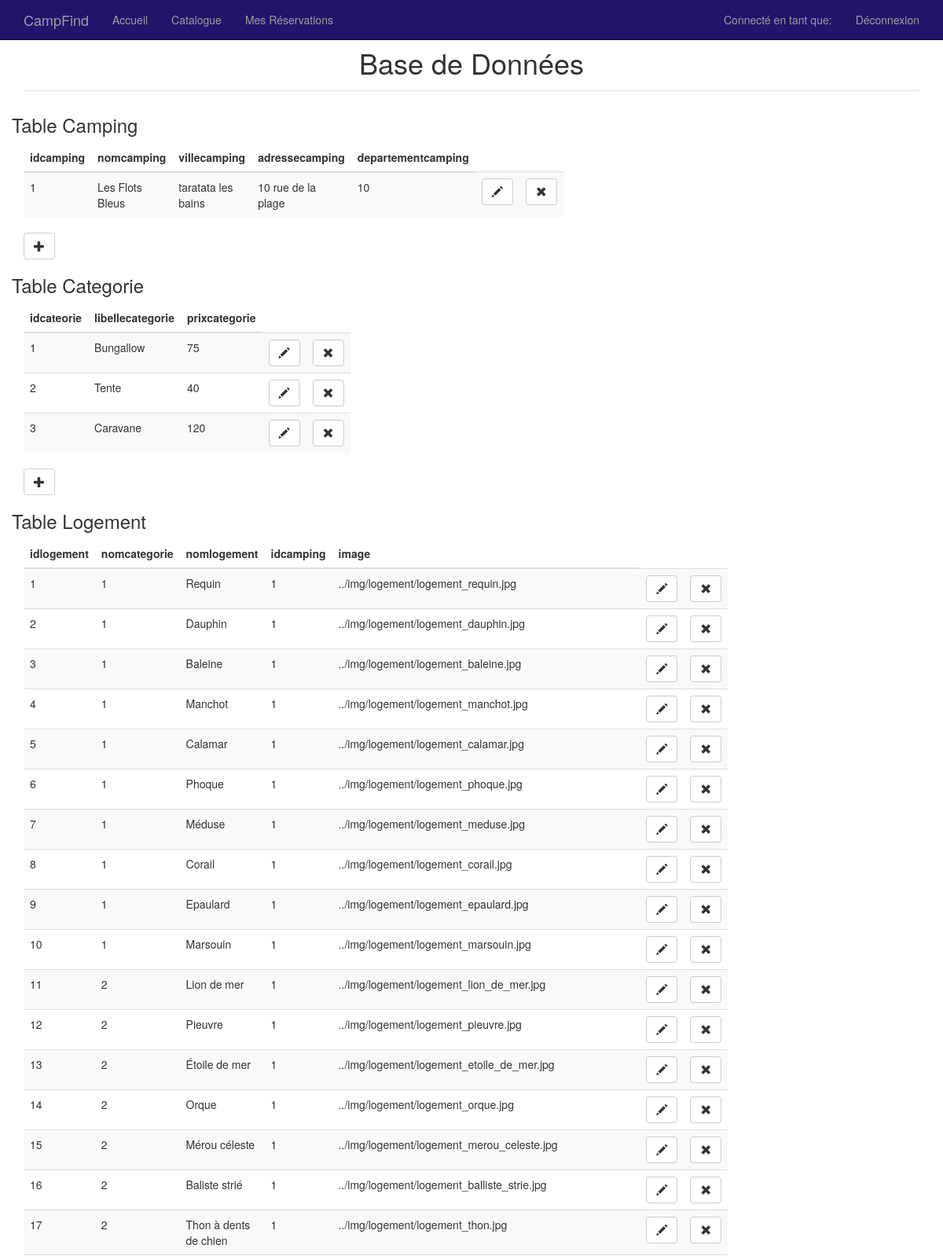
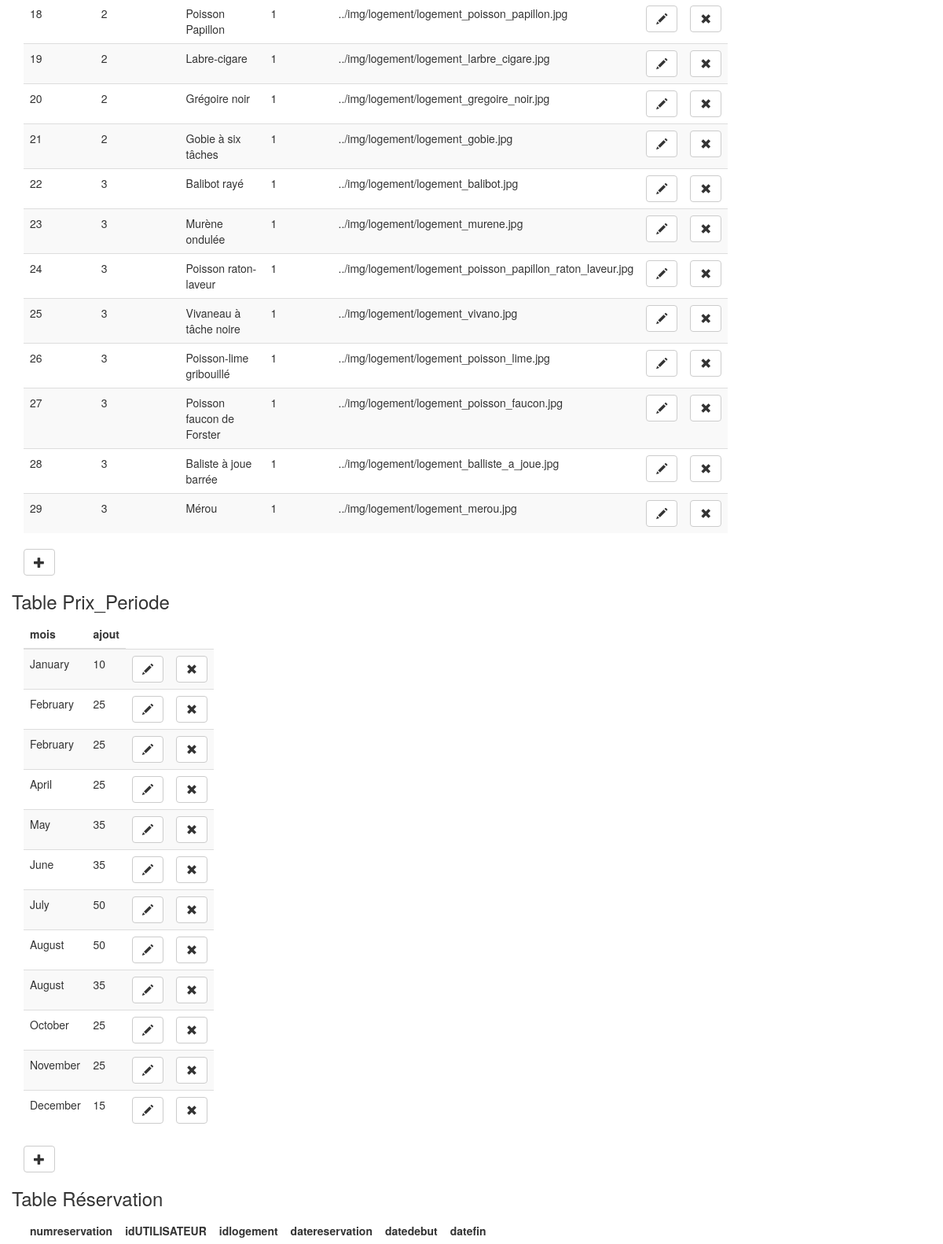
/administration.php (upper part), run on the app's committed database (2 pictures, top to bottom).
### tables this page shows
CREATE TABLE IF NOT EXISTS `camping` (
  `idcamping` int(11) NOT NULL AUTO_INCREMENT,
  `nomcamping` varchar(50) DEFAULT NULL,
  `villecamping` varchar(50) DEFAULT NULL,
  `adressecamping` varchar(50) DEFAULT NULL,
  `departementcamping` int(2) unsigned zerofill DEFAULT NULL,
  PRIMARY KEY (`idcamping`)
);

CREATE TABLE IF NOT EXISTS `categorie` (
  `idcategorie` int(11) NOT NULL AUTO_INCREMENT,
  `libellecategorie` varchar(50) DEFAULT NULL,
  `prixcategorie` int(5) DEFAULT NULL,
  PRIMARY KEY (`idcategorie`)
);

CREATE TABLE IF NOT EXISTS `logement` (
  `idlogement` int(11) NOT NULL AUTO_INCREMENT,
  `idcategorie` int(5) DEFAULT NULL,
  `nomlogement` varchar(50) DEFAULT NULL,
  `idcamping` int(11) DEFAULT NULL,
  `image` varchar(100) DEFAULT NULL,
  PRIMARY KEY (`idlogement`),
  UNIQUE KEY `nomlogement` (`nomlogement`),
  KEY `FK_logement_camping` (`idcamping`),
  KEY `FK_logement_categorie` (`idcategorie`)
);

CREATE TABLE IF NOT EXISTS `prix_periode` (
  `mois` varchar(30) DEFAULT NULL,
  `ajout` int(11) DEFAULT NULL
);

### src/administration.php (the view, shortened to what this page needs)
<?php
include 'BDD_connect.php';
$campingTable = $pdo->prepare("SELECT idcamping, nomcamping, villecamping, adressecamping, departementcamping FROM camping");
$campingTable->execute();
$categorieTable = $pdo->prepare("SELECT idcategorie, libellecategorie, prixcategorie FROM categorie");
$categorieTable->execute();
$logementTable = $pdo->prepare("SELECT idlogement, idcategorie, nomlogement, idcamping, image FROM logement");
$logementTable->execute();
$prix_periodeTable = $pdo->prepare("SELECT mois, ajout FROM prix_periode");
$prix_periodeTable->execute();
?>
<!DOCTYPE html>
<html lang="fr">
<head>
    <link href="../css/bootstrap.min.css" rel="stylesheet">
    <link href="../css/starter-template.css" rel="stylesheet">
    <link rel="stylesheet" href="../css/datepicker.css">
</head>
<body>
<div id="wrap">
    <?php
    include_once 'menu.php';
    menu("administration.php");
    ?>
    <div class="container">
        <div class="text-center">
            <h1 class="modal-header">Base de Données</h1>
        </div>
        <div class="row">
            <h3>Table Camping</h3>
            <div class="container-fluid col-md-7">
                <table class="table table-striped">
                    <thead>
                    <tr>
                        <th>idcamping</th>
                        <th>nomcamping</th>
                        <th>villecamping</th>
                        <th>adressecamping</th>
                        <th>departementcamping</th>
                    </tr>
                    </thead>
                    <tbody>
                    <?php
                    while ($camping = $campingTable->fetch()) {
                        ?>
                        <tr>
                            <?php
                            for ($i = 0; $i < 5; $i++) {
                                ?>
                                <td> <?php echo $camping[$i]; ?> </td>
                            <?php
                            }
                            ?>
                            <td class="table_icon">
                                <a href="#">
                                    <button class="btn btn-default" title="Editer le camping" type="button">
                                        <span class="glyphicon glyphicon-pencil">
                                        </span>
                                    </button>
                                </a>
                            </td>
                            <td class="table_icon">
                                <a href="traitement.php?action=delete&table=camping&idcamping=<?php echo $camping[0] ?>">
                                    <button class="btn btn-default" title="Supprimer le camping" type="button">
                                        <span class="glyphicon glyphicon-remove">
                                        </span>
                                    </button>
                                </a>
                            </td>
                        </tr>
                    <?php
                    }
                    ?>
                    </tbody>
                </table>
                <div class="table_icon">
                    <a href="#">
                        <button class="btn btn-default" title="Insérer un camping" type="button">
                                        <span class="glyphicon glyphicon-plus">
                                        </span>
                        </button>
                    </a>
                </div>
            </div>
        </div>
        <div class="row">
            <h3>Table Categorie</h3>
            <div class="container-fluid col-md-1">
                <table class="table table-striped">
                    <thead>
                    <tr>
                        <th>idcateorie</th>
                        <th>libellecategorie</th>
                        <th>prixcategorie</th>
                    </tr>
                    </thead>
                    <tbody>
                    <?php
                    while ($categorie = $categorieTable->fetch()) {
                        ?>
                        <tr>
                            <?php
                            for ($i = 0; $i < 3; $i++) {
                                ?>
                                <td> <?php echo $categorie[$i]; ?> </td>
                            <?php
                            }
                            ?>
                            <td class="table_icon">
                                <a href="#">
                                    <button class="btn btn-default" title="Editer la categorie" type="button">
                                        <span class="glyphicon glyphicon-pencil">
                                        </span>
                                    </button>
                                </a>
                            </td>
                            <td class="table_icon">
                                <a href="traitement.php?action=delete&table=categorie&idcategorie=<?php echo $categorie[0] ?>">
                                    <button class="btn btn-default" title="Supprimer la categorie" type="button">
                                        <span class="glyphicon glyphicon-remove">
                                        </span>
                                    </button>
                                </a>
                            </td>
                        </tr>
                    <?php
                    }
                    ?>
                    </tbody>
                </table>
                <div class="table_icon">
                    <a href="#">
                        <button class="btn btn-default" title="Insérer une categorie" type="button">
                                        <span class="glyphicon glyphicon-plus">
                                        </span>
                        </button>
                    </a>
                </div>
            </div>
        </div>
        <div class="row">
            <h3>Table Logement</h3>
            <div class="container-fluid col-md-1">
                <table class="table table-striped">
                    <thead>
                    <tr>
                        <th>idlogement</th>
                        <th>nomcategorie</th>
                        <th>nomlogement</th>
                        <th>idcamping</th>
                        <th>image</th>
                    </tr>
                    </thead>
                    <tbody>
                    <?php
                    while ($logement = $logementTable->fetch()) {
                        ?>
                        <tr>
                            <?php
                            for ($i = 0; $i < 5; $i++) {
                                ?>
                                <td> <?php echo $logement[$i]; ?> </td>
                            <?php
                            }
                            ?>
                            <td class="table_icon">
                                <a href="#">
                                    <button class="btn btn-default" title="Editer le logement" type="button">
                                        <span class="glyphicon glyphicon-pencil">
                                        </span>
                                    </button>
                                </a>
                            </td>
                            <td class="table_icon">
                                <a href="traitement.php?action=delete&table=logement&idlogement=<?php echo $logement[0] ?>">
                                    <button class="btn btn-default" title="Supprimer le logement" type="button">
                                        <span class="glyphicon glyphicon-remove">
                                        </span>
                                    </button>
                                </a>
                            </td>
                        </tr>
                    <?php
                    }
                    ?>
                    </tbody>
                </table>
                <div class="table_icon">
                    <a href="#">
                        <button class="btn btn-default" title="Insérer un logement" type="button">
                                        <span class="glyphicon glyphicon-plus">
                                        </span>
                        </button>
                    </a>
                </div>
            </div>
        </div>
        <div class="row">
            <h3>Table Prix_Periode</h3>
            <div class="container-fluid col-md-1">
                <table class="table table-striped">
                    <thead>
                    <tr>
                        <th>mois</th>
                        <th>ajout</th>
                    </tr>
                    </thead>
                    <tbody>
                    <?php
                    while ($prix_periode = $prix_periodeTable->fetch()) {
                        ?>
                        <tr>
                            <?php
                            for ($i = 0; $i < 2; $i++) {
                                ?>
                                <td> <?php echo $prix_periode[$i]; ?> </td>
                            <?php
                            }
                            ?>
                            <td class="table_icon">
                                <a href="#">
                                    <button class="btn btn-default" title="Editer le prix par période" type="button">
                                        <span class="glyphicon glyphicon-pencil">
                                        </span>
                                    </button>
                                </a>
                            </td>
                            <td class="table_icon">
                                <a href="traitement.php?action=delete&table=prixperiode&mois=<?php echo $prix_periode[0] ?>">
                                    <button class="btn btn-default" title="Supprimer le prix par période" type="button">
                                        <span class="glyphicon glyphicon-remove">
                                        </span>
                                    </button>
                                </a>
                            </td>
                        </tr>
                    <?php
                    }
                    ?>
                    </tbody>
                </table>
                <div class="table_icon">
                    <a href="#">
                        <button class="btn btn-default" title="Insérer un prix par période" type="button">
                                        <span class="glyphicon glyphicon-plus">
                                        </span>
                        </button>
                    </a>
                </div>
            </div>
        </div>
        <div class="row">
            <h3>Table Réservation</h3>
            <div class="container-fluid col-md-1">
                <table class="table table-striped">
                    <thead>
                    <tr>
                        <th>numreservation</th>
                        <th>idUTILISATEUR</th>
                        <th>idlogement</th>
                        <th>datereservation</th>
                        <th>datedebut</th>
                        <th>datefin</th>
                    </tr>
                    </thead>
                </table>
            </div>
        </div>
    </div>
</div>
</body>
</html>

### src/menu.php (shortened to what this page needs)
<?php
function menu($page)
{
    ?>
    <nav class="navbar navbar-inverse navbar-fixed-top">
        <div class="container">
            <div class="navbar-header">
                <a class="navbar-brand" href="infos.php">CampFind</a>
            </div>
            <div id="navbar" class="navbar-collapse collapse" aria-expanded="false" style="height: 0.8px;">
                <ul class="nav navbar-nav">
                    <li <?php if ($page == 'index.php') echo 'class="active"' ?>><a href="index.php">Accueil</a></li>
                    <li <?php if ($page == 'catalogue.php') echo 'class="active"' ?>><a
                            href="catalogue.php">Catalogue</a></li>
                    <li <?php if ($page == 'reservation.php') echo 'class="active"' ?>><a href="reservation.php">Mes
                            Réservations</a>
                    </li>
                </ul>
                <ul class="nav navbar-nav navbar-right">
                    <li><a> Connecté en tant que: <?php echo $_SESSION['login']?> </a></li>
                    <li><a href="deco.php">Déconnexion</a></li>
                </ul>
            </div>
        </div>
    </nav>
<?php
}
?>

### css/starter-template.css (style rules this page uses)
.navbar,.navbar-inverse,.navbar-fixed-top { background-color: #21146B; }
html, body { height: 100%; }
#wrap { min-height: 100%; height: auto; margin: 0 auto -60px; padding: 0 0 60px; }
.modal-header { padding-top: 40px; }

### data on the page
camping: idcamping "1", nomcamping "Les Flots Bleus", villecamping "taratata les bains", adressecamping "10 rue de la plage", departementcamping "10"
categorie: idcategorie "1", libellecategorie "Bungallow", prixcategorie "75"
categorie: idcategorie "2", libellecategorie "Tente", prixcategorie "40"
categorie: idcategorie "3", libellecategorie "Caravane", prixcategorie "120"
logement: idlogement "1", idcategorie "1", nomlogement "Requin", idcamping "1", image "../img/logement/logement_requin.jpg"
logement: idlogement "2", idcategorie "1", nomlogement "Dauphin", idcamping "1", image "../img/logement/logement_dauphin.jpg"
logement: idlogement "3", idcategorie "1", nomlogement "Baleine", idcamping "1", image "../img/logement/logement_baleine.jpg"
logement: idlogement "4", idcategorie "1", nomlogement "Manchot", idcamping "1", image "../img/logement/logement_manchot.jpg"
logement: idlogement "5", idcategorie "1", nomlogement "Calamar", idcamping "1", image "../img/logement/logement_calamar.jpg"
logement: idlogement "6", idcategorie "1", nomlogement "Phoque", idcamping "1", image "../img/logement/logement_phoque.jpg"
logement: idlogement "7", idcategorie "1", nomlogement "Méduse", idcamping "1", image "../img/logement/logement_meduse.jpg"
logement: idlogement "8", idcategorie "1", nomlogement "Corail", idcamping "1", image "../img/logement/logement_corail.jpg"
logement: idlogement "9", idcategorie "1", nomlogement "Epaulard", idcamping "1", image "../img/logement/logement_epaulard.jpg"
logement: idlogement "10", idcategorie "1", nomlogement "Marsouin", idcamping "1", image "../img/logement/logement_marsouin.jpg"
logement: idlogement "11", idcategorie "2", nomlogement "Lion de mer", idcamping "1", image "../img/logement/logement_lion_de_mer.jpg"
logement: idlogement "12", idcategorie "2", nomlogement "Pieuvre", idcamping "1", image "../img/logement/logement_pieuvre.jpg"
logement: idlogement "13", idcategorie "2", nomlogement "Étoile de mer", idcamping "1", image "../img/logement/logement_etoile_de_mer.jpg"
logement: idlogement "14", idcategorie "2", nomlogement "Orque", idcamping "1", image "../img/logement/logement_orque.jpg"
logement: idlogement "15", idcategorie "2", nomlogement "Mérou céleste", idcamping "1", image "../img/logement/logement_merou_celeste.jpg"
logement: idlogement "16", idcategorie "2", nomlogement "Baliste strié", idcamping "1", image "../img/logement/logement_balliste_strie.jpg"
logement: idlogement "17", idcategorie "2", nomlogement "Thon à dents de chien", idcamping "1", image "../img/logement/logement_thon.jpg"
logement: idlogement "18", idcategorie "2", nomlogement "Poisson Papillon", idcamping "1", image "../img/logement/logement_poisson_papillon.jpg"
logement: idlogement "19", idcategorie "2", nomlogement "Labre-cigare", idcamping "1", image "../img/logement/logement_larbre_cigare.jpg"
logement: idlogement "20", idcategorie "2", nomlogement "Grégoire noir", idcamping "1", image "../img/logement/logement_gregoire_noir.jpg"
logement: idlogement "21", idcategorie "2", nomlogement "Gobie à six tâches", idcamping "1", image "../img/logement/logement_gobie.jpg"
logement: idlogement "22", idcategorie "3", nomlogement "Balibot rayé", idcamping "1", image "../img/logement/logement_balibot.jpg"
logement: idlogement "23", idcategorie "3", nomlogement "Murène ondulée", idcamping "1", image "../img/logement/logement_murene.jpg"
logement: idlogement "24", idcategorie "3", nomlogement "Poisson raton-laveur", idcamping "1", image "../img/logement/logement_poisson_papillon_raton_laveur.jpg"
logement: idlogement "25", idcategorie "3", nomlogement "Vivaneau à tâche noire", idcamping "1", image "../img/logement/logement_vivano.jpg"
logement: idlogement "26", idcategorie "3", nomlogement "Poisson-lime gribouillé", idcamping "1", image "../img/logement/logement_poisson_lime.jpg"
logement: idlogement "27", idcategorie "3", nomlogement "Poisson faucon de Forster", idcamping "1", image "../img/logement/logement_poisson_faucon.jpg"
logement: idlogement "28", idcategorie "3", nomlogement "Baliste à joue barrée", idcamping "1", image "../img/logement/logement_balliste_a_joue.jpg"
logement: idlogement "29", idcategorie "3", nomlogement "Mérou", idcamping "1", image "../img/logement/logement_merou.jpg"
prix_periode: mois "January", ajout "10"
prix_periode: mois "February", ajout "25"
prix_periode: mois "February", ajout "25"
prix_periode: mois "April", ajout "25"
prix_periode: mois "May", ajout "35"
prix_periode: mois "June", ajout "35"
prix_periode: mois "July", ajout "50"
prix_periode: mois "August", ajout "50"
prix_periode: mois "August", ajout "35"
prix_periode: mois "October", ajout "25"
prix_periode: mois "November", ajout "25"
prix_periode: mois "December", ajout "15"
